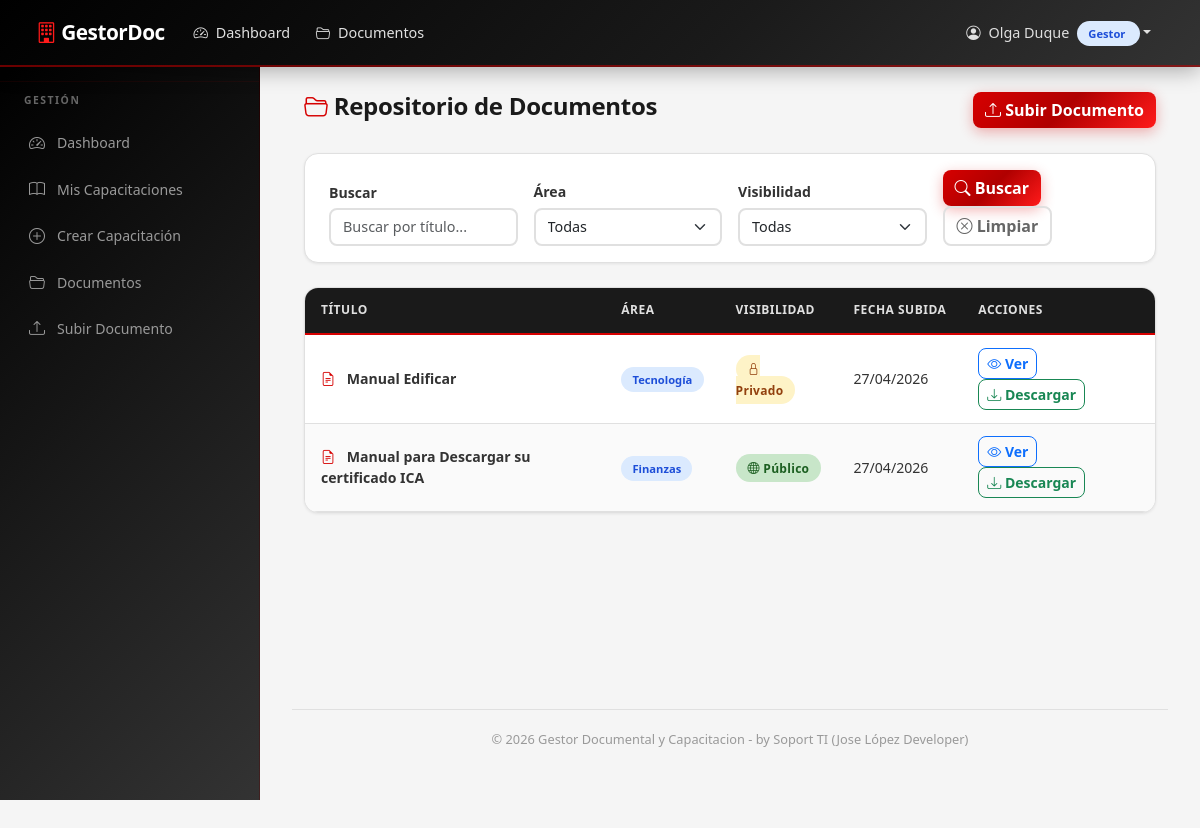
Before: /documentos (signed in) with the older database file.
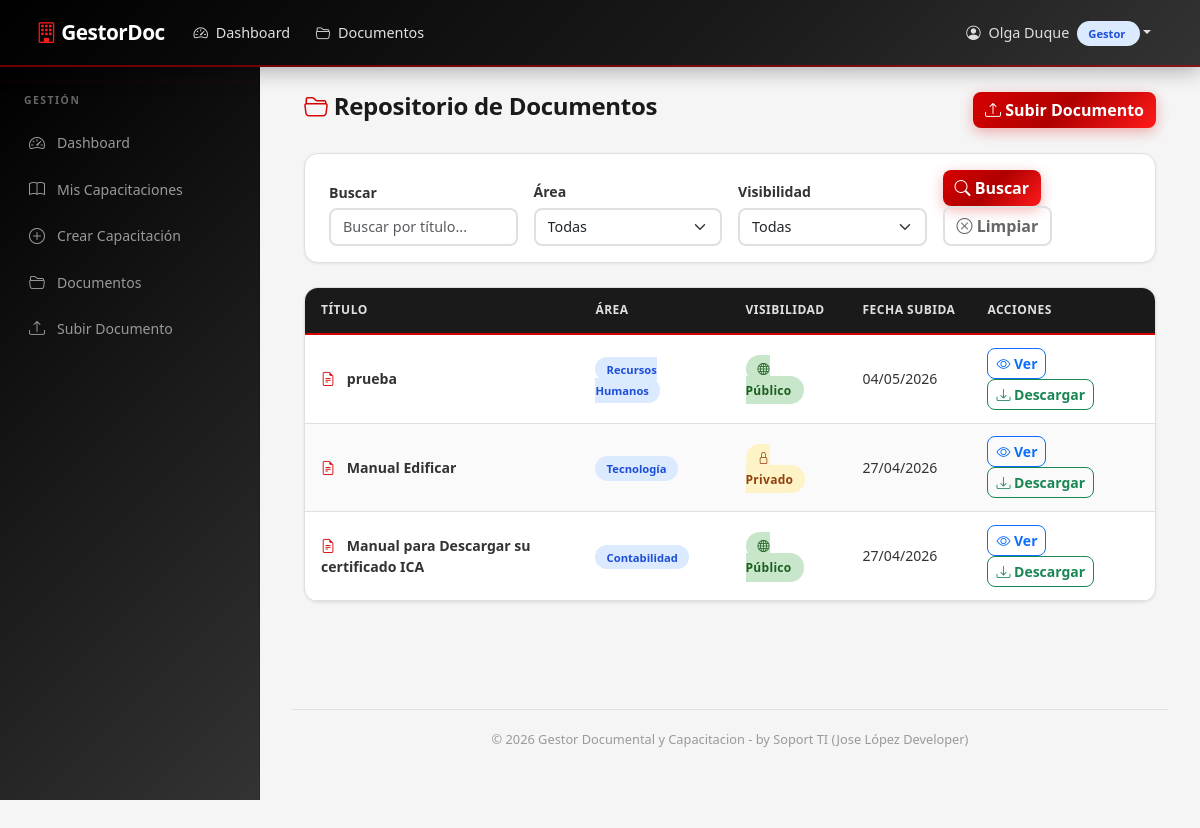
After: the same page with the newer database file.
### models.py (models this page shows, shortened)
class User(UserMixin, db.Model):
    __tablename__ = 'user'
    id = db.Column(db.Integer, primary_key=True)
    username = db.Column(db.String(80), unique=True, nullable=False)
    password_hash = db.Column(db.String(256), nullable=False)
    nombres = db.Column(db.String(120), nullable=False, default='')
    apellidos = db.Column(db.String(120), nullable=False, default='')
    role = db.Column(db.String(20), nullable=False, default='Empleado')
    activo = db.Column(db.Boolean, default=True)
    fecha_creacion = db.Column(db.DateTime, default=datetime.utcnow)
    gestor = db.relationship('Gestor', backref='user', uselist=False, lazy=True)
    empleado = db.relationship('Empleado', backref='user', uselist=False, lazy=True)
    @property
    def nombre_completo(self):
        return f'{self.nombres} {self.apellidos}'.strip()

class Documento(db.Model):
    __tablename__ = 'documento'
    id = db.Column(db.Integer, primary_key=True)
    titulo = db.Column(db.String(200), nullable=False)
    archivo_path = db.Column(db.String(500), nullable=False)
    area_id = db.Column(db.Integer, db.ForeignKey('area.id'), nullable=False)
    fecha_subida = db.Column(db.DateTime, default=datetime.utcnow)
    subido_por = db.Column(db.Integer, db.ForeignKey('user.id'), nullable=True)
    descripcion = db.Column(db.Text, default='')
    visibilidad = db.Column(db.String(20), nullable=False, default='publico')
    user = db.relationship('User', foreign_keys=[subido_por])

class Area(db.Model):
    __tablename__ = 'area'
    id = db.Column(db.Integer, primary_key=True)
    nombre_area = db.Column(db.String(100), unique=True, nullable=False)
    gestores = db.relationship('Gestor', backref='area', lazy=True)
    documentos = db.relationship('Documento', backref='area', lazy=True)
    capacitaciones = db.relationship('Capacitacion', backref='area', lazy=True)

### routes/documentos.py (the view)
@documentos_bp.route('/documentos')
@login_required
def listar():
    area_id = request.args.get('area_id', type=int)
    buscar = request.args.get('buscar', '').strip()
    vis_filtro = request.args.get('visibilidad', '').strip()
    query = Documento.query
    if current_user.role == 'Empleado':
        query = query.filter_by(visibilidad='publico')
    if vis_filtro and current_user.role in ('Admin', 'Gestor', 'RRHH'):
        query = query.filter_by(visibilidad=vis_filtro)
    if area_id:
        query = query.filter_by(area_id=area_id)
    if buscar:
        query = query.filter(Documento.titulo.ilike(f'%{buscar}%'))
    documentos = query.order_by(Documento.fecha_subida.desc()).all()
    areas = Area.query.all()
    return render_template('documentos/listar.html',
                           documentos=documentos,
                           areas=areas,
                           area_seleccionada=area_id,
                           buscar=buscar,
                           vis_filtro=vis_filtro)

### templates/documentos/listar.html (shortened to what this page needs)
{% extends "base.html" %}
{% block content %}
<div class="container-fluid">
    <div class="d-flex justify-content-between align-items-center mb-4">
        <h4><i class="bi bi-folder2-open"></i> Repositorio de Documentos</h4>
        {% if current_user.role in ['Admin', 'Gestor', 'RRHH'] %}
        <a href="{{ url_for('documentos.subir') }}" class="btn btn-primary">
            <i class="bi bi-upload"></i> Subir Documento
        </a>
        {% endif %}
    </div>
    <div class="search-bar">
        <form method="GET" class="row g-3 align-items-end">
            <div class="col-md-3">
                <label class="form-label">Buscar</label>
                <input type="text" class="form-control" name="buscar"
                       value="{{ buscar }}" placeholder="Buscar por título...">
            </div>
            <div class="col-md-3">
                <label class="form-label">Área</label>
                <select class="form-select" name="area_id">
                    <option value="">Todas</option>
                </select>
            </div>
            {% if current_user.role in ['Admin', 'Gestor', 'RRHH'] %}
            <div class="col-md-3">
                <label class="form-label">Visibilidad</label>
                <select class="form-select" name="visibilidad">
                    <option value="">Todas</option>
                </select>
            </div>
            {% endif %}
            <div class="col-md-3">
                <button type="submit" class="btn btn-primary me-2">
                    <i class="bi bi-search"></i> Buscar
                </button>
                <a href="{{ url_for('documentos.listar') }}" class="btn btn-outline-secondary">
                    <i class="bi bi-x-circle"></i> Limpiar
                </a>
            </div>
        </form>
    </div>
    {% if not documentos %}
    <div class="empty-state">
        <i class="bi bi-folder2-open d-block"></i>
        <h5>No hay documentos</h5>
        <p class="text-muted">No se encontraron documentos con los filtros seleccionados.</p>
    </div>
    {% else %}
    <div class="card-custom">
        <div class="card-body p-0">
            <table class="table-custom">
                <thead>
                    <tr>
                        <th>Título</th>
                        <th>Área</th>
                        <th>Visibilidad</th>
                        <th>Fecha Subida</th>
                        <th>Acciones</th>
                    </tr>
                </thead>
                <tbody>
                    {% for doc in documentos %}
                    <tr>
                        <td>
                            <i class="bi bi-file-earmark-text text-primary me-2"></i>
                            <strong>{{ doc.titulo }}</strong>
                        </td>
                        <td>
                            <span class="badge-role" style="background:#dbeafe;color:#1d4ed8;">
                                {{ doc.area.nombre_area }}
                            </span>
                        </td>
                        <td>
                            {% if doc.visibilidad == 'publico' %}
                            <span class="badge-estado badge-aprobado">
                                <i class="bi bi-globe"></i> Público
                            </span>
                            {% else %}
                            <span class="badge-estado" style="background:#fef3c7;color:#92400e;">
                                <i class="bi bi-lock"></i> Privado
                            </span>
                            {% endif %}
                        </td>
                        <td>{{ doc.fecha_subida.strftime('%d/%m/%Y') }}</td>
                        <td>
                            <button type="button" class="btn btn-sm btn-outline-primary me-1 btn-preview"
                                    data-id="{{ doc.id }}"
                                    data-titulo="{{ doc.titulo | e }}"
                                    data-ext="{{ doc.archivo_path.split('.')[-1] | lower }}">
                                <i class="bi bi-eye"></i> Ver
                            </button>
                            {% if current_user.role in ['Admin', 'Gestor', 'RRHH'] %}
                            <a href="{{ url_for('documentos.descargar', doc_id=doc.id) }}"
                               class="btn btn-sm btn-outline-success me-1">
                                <i class="bi bi-download"></i> Descargar
                            </a>
                            {% endif %}
                        </td>
                    </tr>
                    {% endfor %}
                </tbody>
            </table>
        </div>
    </div>
    {% endif %}
</div>
{% endblock %}

### templates/base.html (shortened to what this page needs)
<!DOCTYPE html>
<html lang="es">
<head>
    <link href="https://cdn.jsdelivr.net/npm/bootstrap@5.3.3/dist/css/bootstrap.min.css" rel="stylesheet">
    <link href="https://cdn.jsdelivr.net/npm/bootstrap-icons@1.11.3/font/bootstrap-icons.min.css" rel="stylesheet">
    <link href="{{ url_for('static', filename='css/style.css') }}" rel="stylesheet">
</head>
<body>
    {% if current_user.is_authenticated %}
    <nav class="navbar navbar-expand-lg navbar-dark navbar-custom fixed-top">
        <div class="container-fluid">
            <a class="navbar-brand" href="{{ url_for('main.dashboard') }}">
                <i class="bi bi-building"></i> GestorDoc
            </a>
            <div class="collapse navbar-collapse" id="navbarNav">
                <ul class="navbar-nav me-auto">
                    <li class="nav-item">
                        <a class="nav-link" href="{{ url_for('main.dashboard') }}">
                            <i class="bi bi-speedometer2"></i> Dashboard
                        </a>
                    </li>
                    <li class="nav-item">
                        <a class="nav-link" href="{{ url_for('documentos.listar') }}">
                            <i class="bi bi-folder2-open"></i> Documentos
                        </a>
                    </li>
                </ul>
                <ul class="navbar-nav">
                    <li class="nav-item dropdown">
                        <a class="nav-link dropdown-toggle" href="#" role="button"
                           data-bs-toggle="dropdown">
                            <i class="bi bi-person-circle"></i>
                            {{ current_user.nombre_completo }}
                            <span class="badge-role"
                                  style="background:#dbeafe;color:#1d4ed8;margin-left:4px;">
                                {{ current_user.role | role_label }}
                            </span>
                        </a>
                    </li>
                </ul>
            </div>
        </div>
    </nav>
    <div class="sidebar">
        {% if current_user.role == 'Admin' %}
        <div class="sidebar-heading">Administración</div>
        <a href="{{ url_for('main.dashboard') }}" class="nav-link">
            <i class="bi bi-speedometer2"></i> Dashboard
        </a>
        <a href="{{ url_for('admin.listar_empleados') }}" class="nav-link">
            <i class="bi bi-people"></i> Empleados
        </a>
        <a href="{{ url_for('admin.listar_gestores') }}" class="nav-link">
            <i class="bi bi-person-badge"></i> Gestores
        </a>
        <a href="{{ url_for('rrhh.panel') }}" class="nav-link">
            <i class="bi bi-people"></i> Panel RRHH
        </a>
        <a href="{{ url_for('documentos.listar') }}" class="nav-link">
            <i class="bi bi-folder2-open"></i> Documentos
        </a>
        <a href="{{ url_for('documentos.subir') }}" class="nav-link">
            <i class="bi bi-upload"></i> Subir Documento
        </a>
        <a href="{{ url_for('rrhh.reporte') }}" class="nav-link">
            <i class="bi bi-graph-up"></i> Reportes
        </a>
        {% elif current_user.role == 'Gestor' %}
        <div class="sidebar-heading">Gestión</div>
        <a href="{{ url_for('main.dashboard') }}" class="nav-link">
            <i class="bi bi-speedometer2"></i> Dashboard
        </a>
        <a href="{{ url_for('gestor.mis_capacitaciones') }}" class="nav-link">
            <i class="bi bi-book"></i> Mis Capacitaciones
        </a>
        <a href="{{ url_for('gestor.crear_capacitacion') }}" class="nav-link">
            <i class="bi bi-plus-circle"></i> Crear Capacitación
        </a>
        <a href="{{ url_for('documentos.listar') }}" class="nav-link">
            <i class="bi bi-folder2-open"></i> Documentos
        </a>
        <a href="{{ url_for('documentos.subir') }}" class="nav-link">
            <i class="bi bi-upload"></i> Subir Documento
        </a>
        {% endif %}
    </div>
    {% endif %}
    {% if current_user.is_authenticated %}
    <div class="main-content">
    {% endif %}
        {% block content %}{% endblock %}
    {% if current_user.is_authenticated %}
        <div class="footer">
            © 2026 Gestor Documental y Capacitacion - by Soport TI (Jose López Developer)
        </div>
    </div>
    {% endif %}
</body>
</html>

Changed rows visible on the page:
added Documento: titulo "prueba", area.nombre_area "Recursos Humanos", visibilidad "publico" (drawn), fecha_subida "04/05/2026"
changed through a linked row, Documento "Manual para Descargar su certificado ICA": area.nombre_area "Finanzas" → "Contabilidad"
